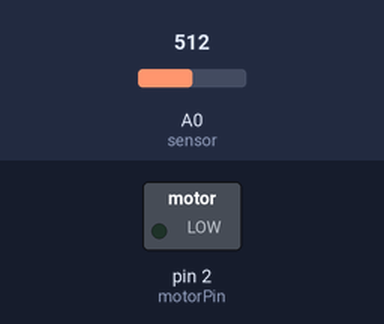
A sketch run on a simulated Arduino Uno, built with avr-gcc and run on an emulated ATmega328P. Parts: switched loads named in the sketch (green lamp = pin HIGH). Inputs (shaded band) come from the test bench; at power-on: A0 (sensor) = 512.

Above: at 1.2 s.
1.3 s: A0 (sensor) set to 623
2.8 s: A0 (sensor) set to 651
At 4.2 s:
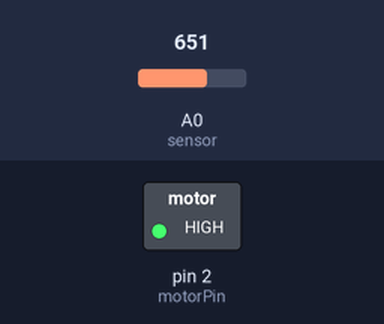
Timing chart, 0 to 14.3 s (numbered marks = the images above; inputs shaded):
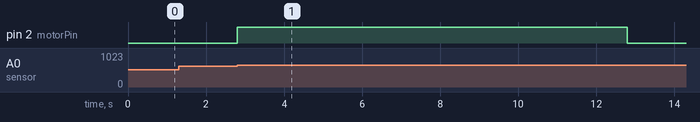

The sketch:

Automatic_Irrigation.ino
```cpp
int motorPin = 2;
int sensorRead;
int sensor = A0;
bool irrigation = false;

void setup()
{
  pinMode(motorPin, OUTPUT);
  pinMode(sensor, INPUT);
}

void loop()
{
  sensorRead = analogRead(sensor);

  if ( sensorRead > 635 && irrigation == false)
  {
  	digitalWrite(2, HIGH);
  	delay(10000);
  	digitalWrite(2, LOW);
    irrigation = true;
  }

  if ( sensorRead < 150 && irrigation == true)
  {
  	digitalWrite(2, HIGH);
  	delay(10000);
  	digitalWrite(2, LOW);
    irrigation = false;
  }
}
```

Measured:
- the behaviour switches between 635 and 636 on A0 (sensor) (found by bisection; images 0 and 1)
- after the input at 1.3 s, every drawn part: stays the same
- after the input at 2.8 s, pin 2 (motorPin): LOW → HIGH at once, → LOW 10.0 s later
